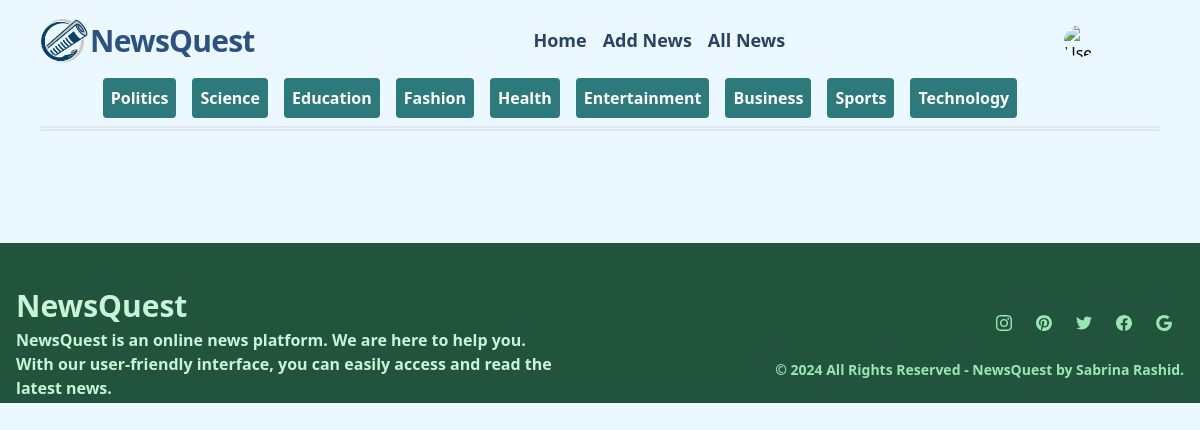
/news_filter/Science (signed in), run on an earlier commit of the app's database.
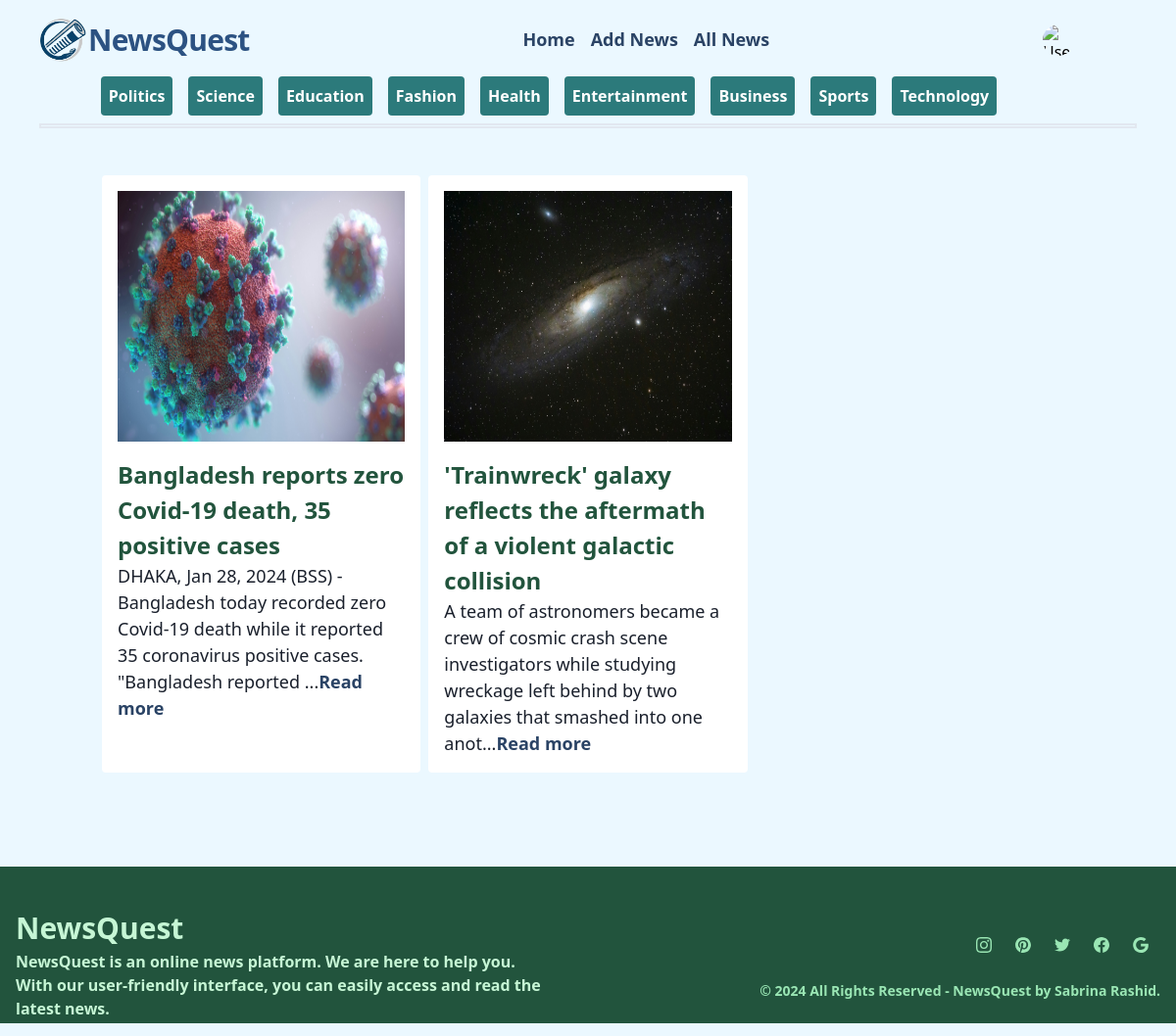
And on a later commit of the database.
### news/models.py (models this page shows, shortened)
class New(models.Model):
    categories = models.CharField(max_length=50, choices=CATEGORY_CHOICES)
    title = models.CharField(max_length=100)
    image = models.ImageField(upload_to='news/media/uploads', blank=True, null=True)
    description = models.TextField()
    publishing_time = models.DateTimeField(default=timezone.now)
    rating = models.IntegerField(default=0)

### core/views.py (the view)
# urls.py: path('news_filter/<slug:new_category>', categories_filter, name='news_filter'),
def categories_filter(request, new_category):
    news = New.objects.filter(categories=new_category)
    categories = [category[0] for category in CATEGORY_CHOICES]
    return render(request, 'all_categories.html', {'newses': news, 'selected_category': new_category, 'categories': categories})

### core/templates/all_categories.html (shortened to what this page needs)
{% extends 'base.html' %}
{% load crispy_forms_tags %}
{% block content %}
{% if user.is_authenticated %}
<div class="container grid grid-cols-1 md:grid-cols-3 gap-2 mb-8 p-4">
    {% for news in newses %}
        <div class="bg-white w-full p-4 rounded mb-8">
                <img class="w-full h-64" src="{{ news.image.url }}">
                <h1 class="font-bold text-2xl mt-4 text-green-900">{{ news.title }}</h1>
                <p class="text-gray-900 text-lg">{{ news.description | slice:":150" }}...<a href="{% url 'details_new' news.id %}" class="text-blue-900 font-bold hover:text-red-500">Read more</a></p>
        </div>
    {% endfor %}
</div>
{% else %}
<div class="text-center bg-green-200 rounded my-6 py-6">
    <p class="text-2xl font-bold text-green-900">Please <a href="{% url 'login' %}">login</a> to see all articles in this category!</p>
</div>
{% endif %}
{% endblock %}

What changed in the data, as far as the page shows it:
added New: image (picture), title "Bangladesh reports zero Covid-19 death, 35 positive cases", description "DHAKA, Jan 28, 2024 (BSS) - Bangladesh today recorded zero Covid-19 death while it reported 35 coronavirus positive cases. \"Bangladesh reported"
added New: image (picture), title "'Trainwreck' galaxy reflects the aftermath of a violent galactic collision", description "A team of astronomers became a crew of cosmic crash scene investigators while studying wreckage left behind by two galaxies that smashed into one anot"
